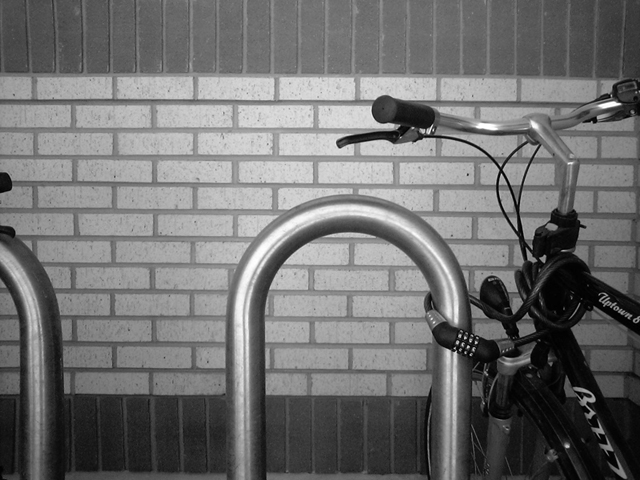
%> input picture codes/ch7_Morphological Image Processing/11. Graylevel Morphological Edge Detector/bike.png, 640 x 480 px
$ octave Graylevel_Edge_Detection.m   (GNU Octave 9; MATLAB toolbox functions it lacks are replaced by stand-ins)
%> lines starting %> are read from the running program, lines starting %| are printed output that depends on the picture
% EE368/CS232 Digital Image Processing
% Bernd Girod
% Department of Electrical Engineering, Stanford University

% Script by Qiyuan Tian and David Chen
% Graylevel morphological edge detectors

clear, clc, close all

% Load test image
img = im2double(imread('bike.png'));
%> img: size 480x640 double; min 0, max 1, mean 0.44

% Perform dilation
se= strel('disk', 3);
img_dilated = imdilate(img, se) ;
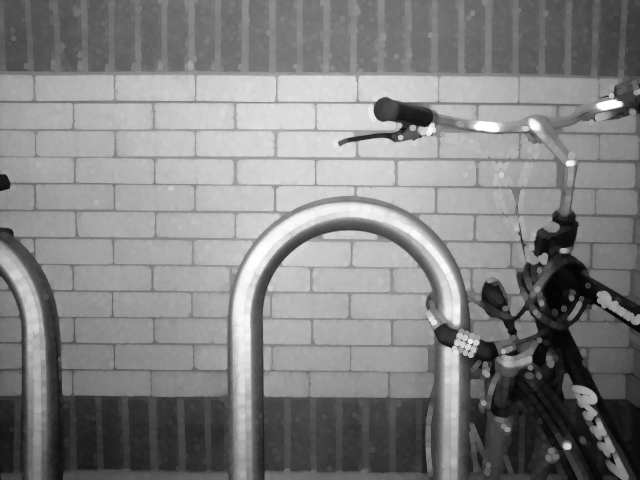
%> img_dilated: size 480x640 double; min 0.0118, max 1, mean 0.508

% Perform subtraction and thresholding
edge = img_dilated - img;
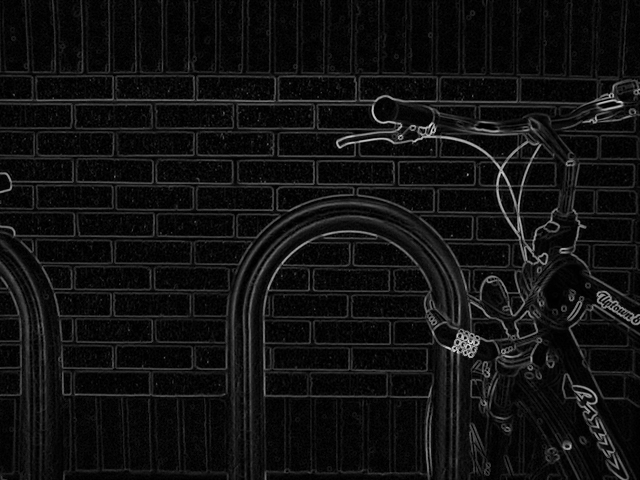
%> edge: size 480x640 double; min 0, max 0.89, mean 0.0678
BW = edge > 0.15;
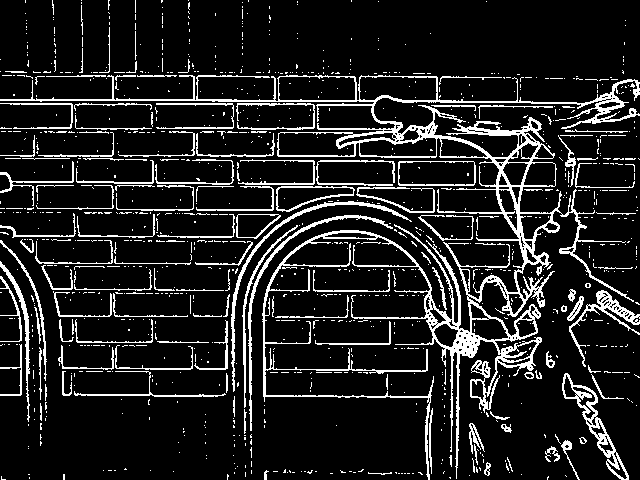
%> BW: size 480x640 logical; 12.5% white in thin lines or dots

% Show images
subplot(2, 2, 1), imshow(img); title('Original Image');
subplot(2, 2, 2), imshow(img_dilated); title('Dilated Image');
subplot(2, 2, 3), imshow(edge); title('Edge = Dilated - Original');
subplot(2, 2, 4), imshow(BW); title('Edge > Threshold');

% Save images
imwrite(img_dilated, 'Graylevel_Edge_Detection_dilated.png');
imwrite(edge, 'Graylevel_Edge_Detection_edge.png');
imwrite(BW, 'Graylevel_Edge_Detection_bw_edge.png');
